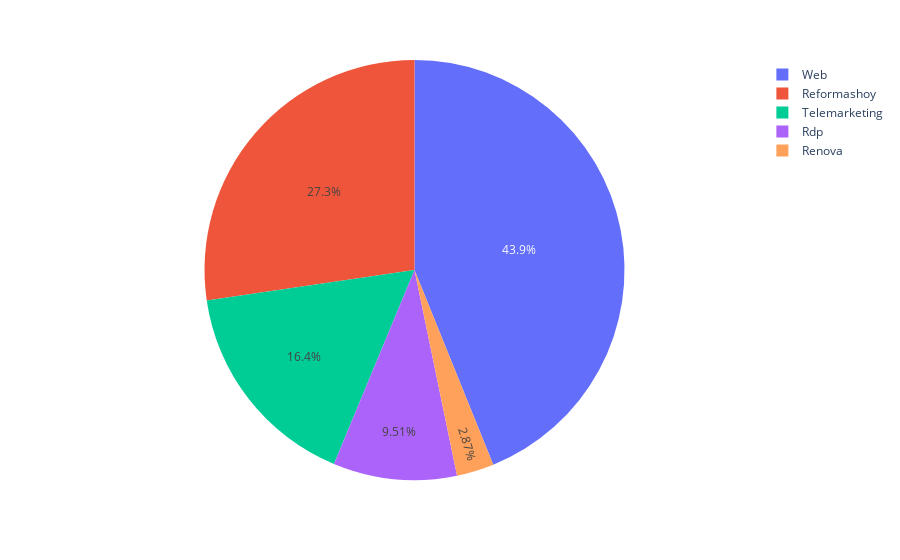

Here is the notebook cell this chart was saved with:
### Code cell
fig=px.pie(ventas_mes,values="Importe",names="Fuente")
fig.show()

### Figure 1 — Plotly figure (JSON) as saved in the notebook; plotly's stock layout.template omitted (floating-point values rounded to 4 significant figures)
{"data": [{"domain": {"x": [0, 1], "y": [0, 1]}, "hovertemplate": "Fuente=%{label}<br>Importe=%{value}<extra></extra>", "labels": ["Rdp", "Reformashoy", "Renova", "Telemarketing", "Web", "Rdp", "Reformashoy", "Renova", "Telemarketing", "Web", "Rdp", "Reformashoy", "Renova", "Telemarketing", "Web", "Rdp", "Reformashoy", "Renova", "Telemarketing", "Web", "Rdp", "Reformashoy", "Renova", "Telemarketing", "Web", "Rdp", "Reformashoy", "Renova", "Telemarketing", "Web", "Rdp", "Reformashoy", "Renova", "Telemarketing", "Web", "Rdp", "Reformashoy", "Renova", "Telemarketing", "Web", "Rdp", "Reformashoy", "Renova", "Telemarketing", "Web", "Rdp", "Reformashoy", "Renova", "Telemarketing", "Web", "Rdp", "Reformashoy", "Renova", "Telemarketing", "Web", "Rdp", "Reformashoy", "Renova", "Telemarketing", "Web"], "legendgroup": "", "name": "", "showlegend": true, "type": "pie", "values": [2783.0, 81550.0, 1852, 127300.0, 297800.0, 60130.0, 271500.0, 1087, 103100.0, 231800.0, 55690.0, 377000.0, 4423, 135700.0, 316900.0, 24130.0, 222700.0, 26742, 108500.0, 316200.0, 7354.0, 198000.0, 2363, 170700.0, 397100.0, 58900.0, 76570.0, 107800.0, 120800.0, 229700.0, 82620.0, 96090.0, 9515.0, 100400.0, 257800.0, 59230.0, 84720.0, 13110.0, 11890.0, 172300.0, 113800.0, 167700.0, 2456, 25620.0, 220100.0, 63350.0, 134916, 10599, 91530.0, 262300.0, 112700.0, 105900.0, 23841, 247.1, 156500.0, 35980.0, 126800.0, 491, 172300.0, 263200.0]}], "layout": {"legend": {"tracegroupgap": 0}, "margin": {"t": 60}}}
